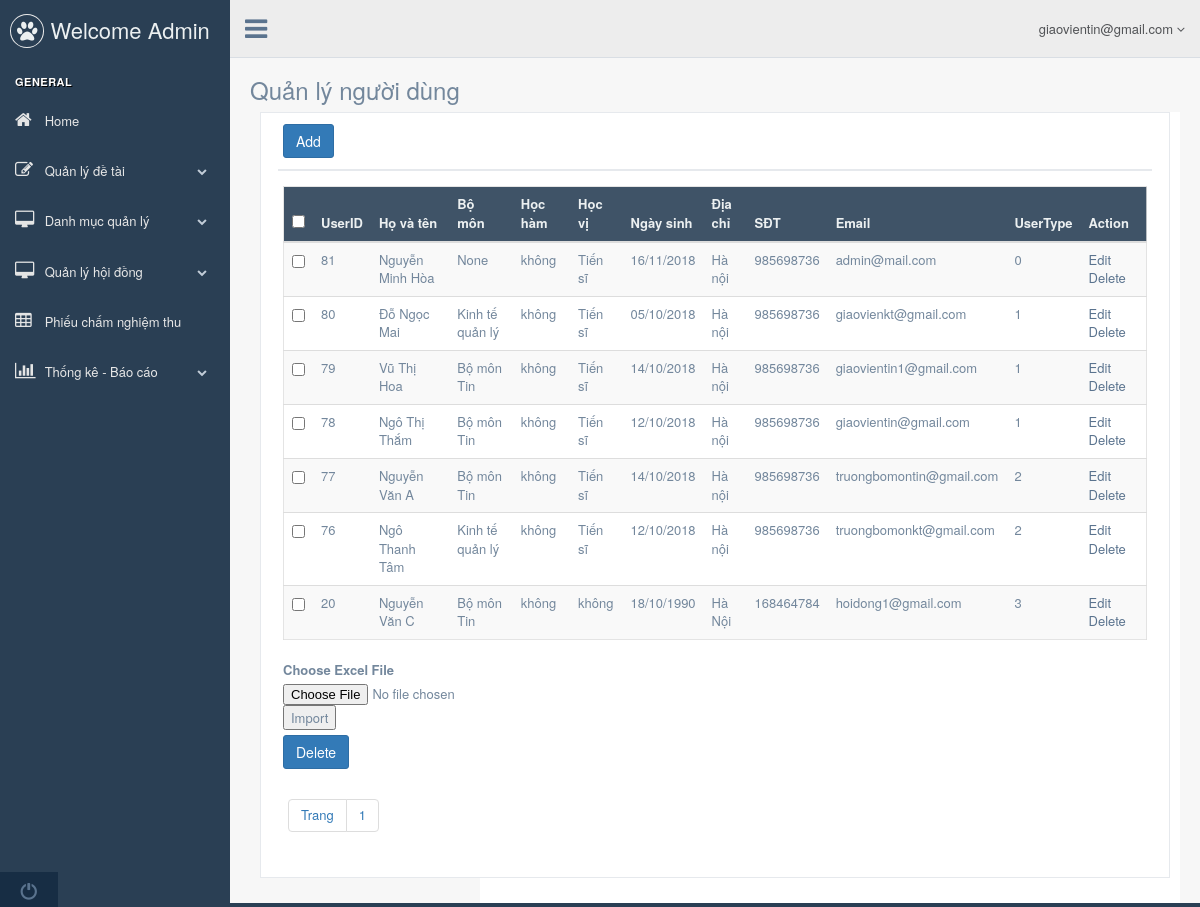
/admin.php?controller=user (signed in), run on an earlier commit of the app's database.
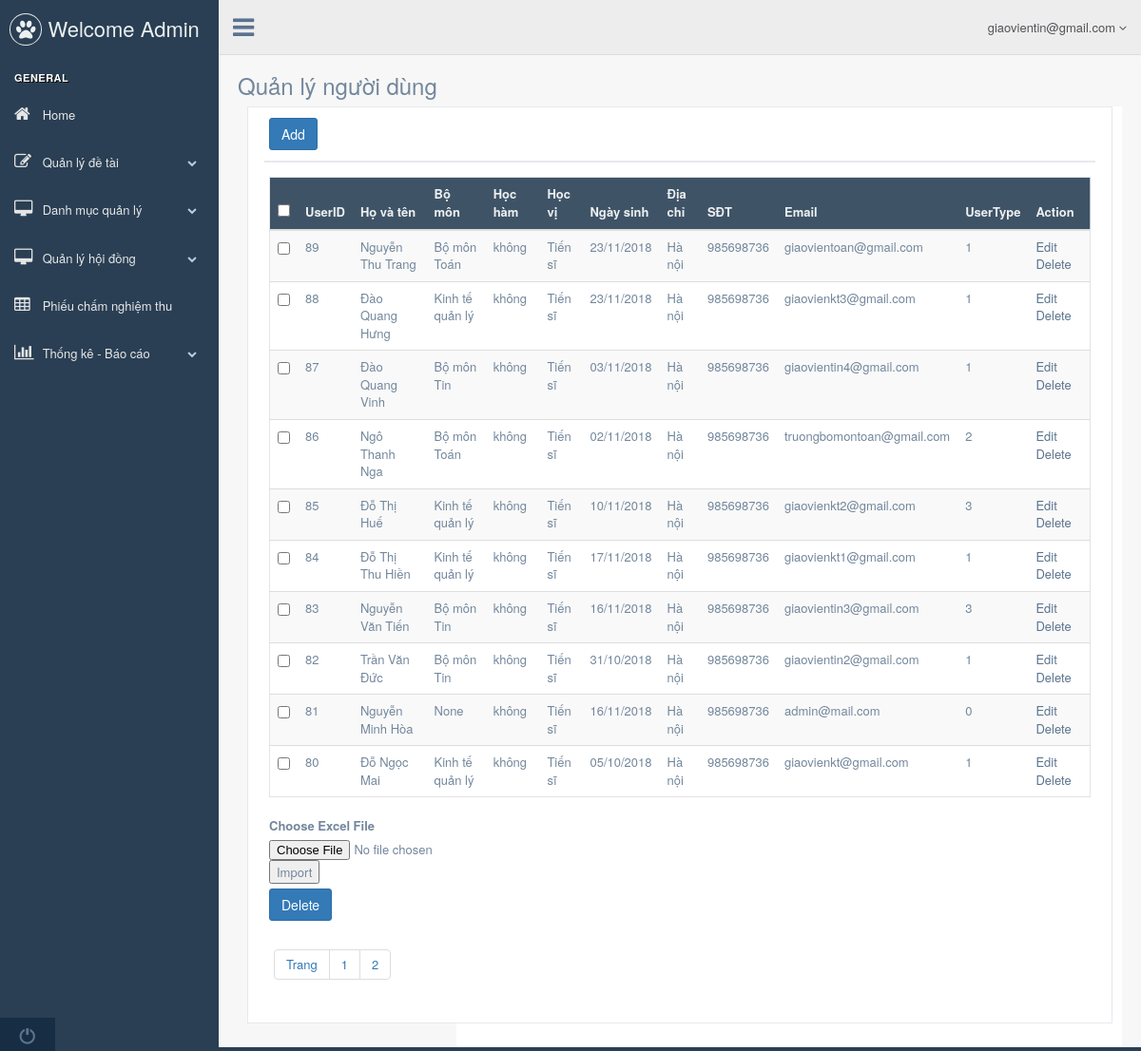
And on a later commit of the database.
### tables this page shows
CREATE TABLE `tbl_user` (
  `pk_user_id` int(11) NOT NULL,
  `c_fullname` varchar(500) NOT NULL,
  `fk_mabomon_id` int(11) NOT NULL,
  `c_hocham` varchar(500) NOT NULL,
  `c_hocvi` varchar(500) NOT NULL,
  `c_ngaysinh` date NOT NULL,
  `c_diachi` varchar(500) NOT NULL,
  `c_sdt` int(11) NOT NULL,
  `c_email` varchar(500) NOT NULL,
  `c_password` varchar(500) NOT NULL,
  `UserType` int(11) NOT NULL
);

CREATE TABLE `tbl_bomon` (
  `pk_mabomon_id` int(11) NOT NULL,
  `c_tenbomon` varchar(500) NOT NULL,
  `c_truongbomon` varchar(500) NOT NULL,
  `fk_user_id` int(11) NOT NULL
);

### controller/backend/controller_user.php (called while the page is built, shortened)
<?php
	class controller_user{
		public function __construct(){
			$this->model = new model();
			$record_per_page = 10;
			$total = $this->model->num_rows("select pk_user_id from tbl_user");
			$num_page = ceil($total/$record_per_page);
			$p = (isset($_GET["p"])&&$_GET["p"]>0) ? ($_GET["p"]-1) : 0;
			$from = $p * $record_per_page;
			$arr = $this->model->get_all("select * from tbl_user order by pk_user_id desc limit $from,$record_per_page");
			include "view/backend/view_user.php";
		}
	}
	new controller_user();
 ?>

### admin.php (called while the page is built, shortened)
<?php
	include "config.php";
	include "model/model.php";
	if(isset($_SESSION["SS_USER"]) == false)
		include "controller/backend/controller_login.php";
	else{
		include "view/backend/master.php";
	}
 ?>

### model/model.php (called while the page is built, shortened)
<?php
	class model{
		public function get_all($sql){
			global $db;
			$result = mysqli_query($db,$sql);
			$arr = array();
			while($rows = mysqli_fetch_object($result))
				$arr[] = $rows;
			return $arr;
		}
		public function get_a_record($sql){
			global $db;
			$result = mysqli_query($db,$sql);
			$rows = mysqli_fetch_object($result);
			return $rows;
		}
		public function num_rows($sql){
			global $db;
			$result = mysqli_query($db,$sql);
			return mysqli_num_rows($result);
		}
	}
 ?>

### view/backend/view_user.php (the view, shortened to what the changed rows need)
<div class="right_col" role="main">
  <div class="">
      <div class="col-md-12 col-sm-12 col-xs-12">
        <div class="x_panel">
          <div class="x_content">
            <div class="table-responsive">
              <table class="table table-striped jambo_table bulk_action">
                <thead>
                  <tr class="headings">
                    <th>
                      <input type="checkbox" id="check-all" class="flat">
                    </th>
                    <th class="column-title">UserID </th>
                    <th class="column-title">Họ và tên </th>
                    <th class="column-title">Bộ môn </th>
                    <th class="column-title">Học hàm </th>
                    <th class="column-title">Học vị </th>
                    <th class="column-title">Ngày sinh </th>
                    <th class="column-title">Địa chỉ </th>
                    <th class="column-title">SĐT </th>
                    <th class="column-title">Email </th>
                    <th class="column-title">UserType </th>
                    <th class="column-title no-link last" ><span class="nobr">Action</span>
                    </th>
                  </tr>
                </thead>
                <tbody>
                <?php foreach($arr as $rows): ?>
                  <tr id="<?=$rows->pk_user_id?>" class="even pointer">
                    <td class="a-center ">
                      <input type="checkbox" class="flat" name="table_records">
                    </td>
                    <td class=" "><?php echo $rows->pk_user_id; ?></td>
                    <td class=" "><?php echo $rows->c_fullname; ?></td>
                    <td class=" ">
                      <?php
                        $bomon = $this->model->get_a_record("select c_tenbomon from tbl_bomon where pk_mabomon_id={$rows->fk_mabomon_id}");
                        echo isset($bomon->c_tenbomon)?$bomon->c_tenbomon:"";
                      ?>
                    </td>
                    <td class=" "><?php echo $rows->c_hocham; ?></td>
                    <td class=" "><?php echo $rows->c_hocvi; ?></td>
                     <td class=" ">
                      <?php
                        $date = date_create($rows->c_ngaysinh);
                        echo date_format($date,"d/m/Y");
                      ?>
                    </td>
                    <td class=" "><?php echo $rows->c_diachi; ?></td>
                    <td class=" "><?php echo $rows->c_sdt; ?></td>
                    <td class=" "><?php echo $rows->c_email; ?></td>
                    <td class=" "><?php echo $rows->UserType; ?></td>
                    <td class=" last">
                    	<a href="admin.php?controller=add_edit_user&act=edit&id=<?php echo $rows->pk_user_id; ?>">Edit</a>&nbsp;&nbsp;
						          <a onclick="return window.confirm('Are you sure?');" href="admin.php?controller=add_edit_user&act=delete&id=<?php echo $rows->pk_user_id; ?>">Delete</a>
                    </td>
                  </tr>
                <?php endforeach; ?>
                </tbody>
              </table>
	          	<div class="card-footer" style="padding:5px !important">
					<ul class="pagination">
					<?php for($i=1; $i<=$num_page; $i++): ?>
						<li class="page-item"><a class="page-link" href="admin.php?controller=user&p=<?php echo $i; ?>"><?php echo $i; ?></a></li>
					<?php endfor; ?>
					</ul>
				</div>
            </div>
          </div>
        </div>
      </div>
    </div>
  </div>
</div>

What changed in the data, as far as the page shows it:
no longer on this page (row edited): tbl_user: pk_user_id "79", c_fullname "Vũ Thị Hoa", tbl_bomon.c_tenbomon "Bộ môn Tin", c_hocham "không", c_hocvi "Tiến sĩ", c_ngaysinh "14/10/2018", c_diachi "Hà nội", c_sdt "985698736", c_email "giaovientin1@gmail.com", UserType "1"
no longer on this page (row unchanged): tbl_user: pk_user_id "78", c_fullname "Ngô Thị Thắm", tbl_bomon.c_tenbomon "Bộ môn Tin", c_hocham "không", c_hocvi "Tiến sĩ", c_ngaysinh "12/10/2018", c_diachi "Hà nội", c_sdt "985698736", c_email "giaovientin@gmail.com", UserType "1"
no longer on this page (row unchanged): tbl_user: pk_user_id "77", c_fullname "Nguyễn Văn A", tbl_bomon.c_tenbomon "Bộ môn Tin", c_hocham "không", c_hocvi "Tiến sĩ", c_ngaysinh "14/10/2018", c_diachi "Hà nội", c_sdt "985698736", c_email "truongbomontin@gmail.com", UserType "2"
no longer on this page (row unchanged): tbl_user: pk_user_id "76", c_fullname "Ngô Thanh Tâm", tbl_bomon.c_tenbomon "Kinh tế quản lý", c_hocham "không", c_hocvi "Tiến sĩ", c_ngaysinh "12/10/2018", c_diachi "Hà nội", c_sdt "985698736", c_email "truongbomonkt@gmail.com", UserType "2"
no longer on this page (row edited): tbl_user: pk_user_id "20", c_fullname "Nguyễn Văn C", tbl_bomon.c_tenbomon "Bộ môn Tin", c_hocham "không", c_hocvi "không", c_ngaysinh "18/10/1990", c_diachi "Hà Nội", c_sdt "168464784", c_email "hoidong1@gmail.com", UserType "3"
added tbl_user: pk_user_id "89", c_fullname "Nguyễn Thu Trang", tbl_bomon.c_tenbomon "Bộ môn Toán", c_hocham "không", c_hocvi "Tiến sĩ", c_ngaysinh "23/11/2018", c_diachi "Hà nội", c_sdt "985698736", c_email "giaovientoan@gmail.com", UserType "1"
added tbl_user: pk_user_id "88", c_fullname "Đào Quang Hưng", tbl_bomon.c_tenbomon "Kinh tế quản lý", c_hocham "không", c_hocvi "Tiến sĩ", c_ngaysinh "23/11/2018", c_diachi "Hà nội", c_sdt "985698736", c_email "giaovienkt3@gmail.com", UserType "1"
added tbl_user: pk_user_id "87", c_fullname "Đào Quang Vinh", tbl_bomon.c_tenbomon "Bộ môn Tin", c_hocham "không", c_hocvi "Tiến sĩ", c_ngaysinh "03/11/2018", c_diachi "Hà nội", c_sdt "985698736", c_email "giaovientin4@gmail.com", UserType "1"
added tbl_user: pk_user_id "86", c_fullname "Ngô Thanh Nga", tbl_bomon.c_tenbomon "Bộ môn Toán", c_hocham "không", c_hocvi "Tiến sĩ", c_ngaysinh "02/11/2018", c_diachi "Hà nội", c_sdt "985698736", c_email "truongbomontoan@gmail.com", UserType "2"
added tbl_user: pk_user_id "85", c_fullname "Đỗ Thị Huế", tbl_bomon.c_tenbomon "Kinh tế quản lý", c_hocham "không", c_hocvi "Tiến sĩ", c_ngaysinh "10/11/2018", c_diachi "Hà nội", c_sdt "985698736", c_email "giaovienkt2@gmail.com", UserType "3"
added tbl_user: pk_user_id "84", c_fullname "Đỗ Thị Thu Hiền", tbl_bomon.c_tenbomon "Kinh tế quản lý", c_hocham "không", c_hocvi "Tiến sĩ", c_ngaysinh "17/11/2018", c_diachi "Hà nội", c_sdt "985698736", c_email "giaovienkt1@gmail.com", UserType "1"
added tbl_user: pk_user_id "83", c_fullname "Nguyễn Văn Tiến", tbl_bomon.c_tenbomon "Bộ môn Tin", c_hocham "không", c_hocvi "Tiến sĩ", c_ngaysinh "16/11/2018", c_diachi "Hà nội", c_sdt "985698736", c_email "giaovientin3@gmail.com", UserType "3"
added tbl_user: pk_user_id "82", c_fullname "Trần Văn Đức", tbl_bomon.c_tenbomon "Bộ môn Tin", c_hocham "không", c_hocvi "Tiến sĩ", c_ngaysinh "31/10/2018", c_diachi "Hà nội", c_sdt "985698736", c_email "giaovientin2@gmail.com", UserType "1"
Also different on the page:
new list line: "2"
